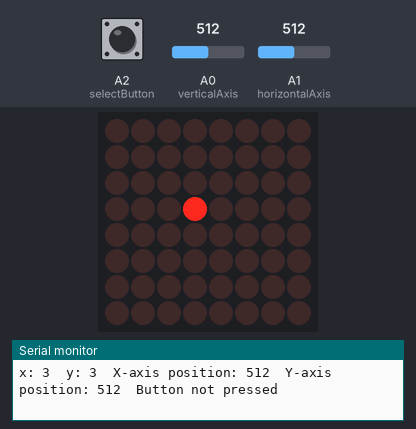
The sketch below on a simulated Arduino Uno, built with avr-gcc and run on an emulated ATmega328P. Shown: 8×8 LED matrix, the last lines printed to the serial monitor. Inputs (shaded band) come from the test bench; at power-on: A0 (verticalAxis) = 512, A1 (horizontalAxis) = 512, A2 (selectButton) HIGH.

Above: at 1.2 s.
1.3 s: A0 (verticalAxis) set to 105
At 2.5 s:
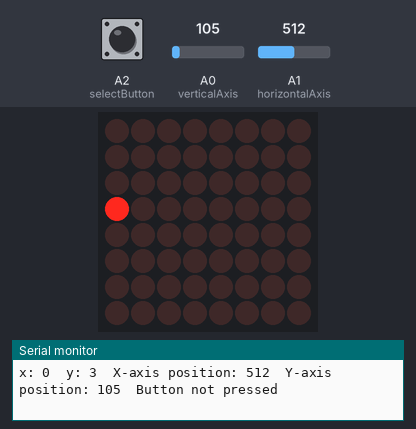
2.8 s: A0 (verticalAxis) set to 93
5.8 s: A1 (horizontalAxis) set to 988
At 6.2 s:
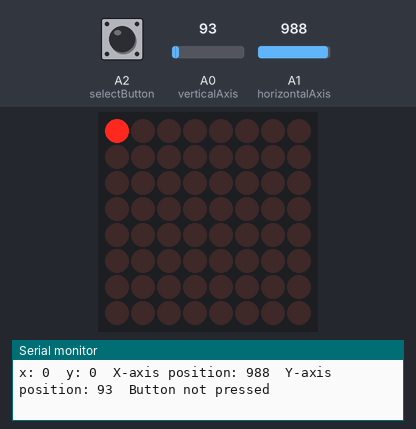
7.3 s: A1 (horizontalAxis) set to 1012
10.3 s: A0 (verticalAxis) set to 306
At 11.1 s:
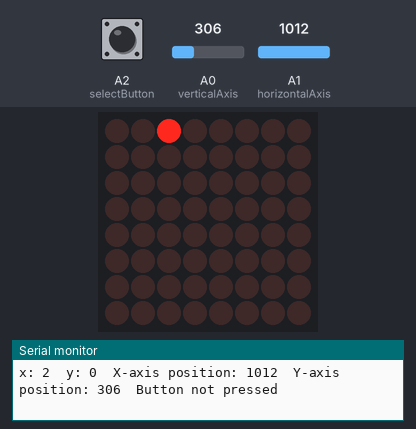
11.8 s: A1 (horizontalAxis) set to 716
At 13.2 s:
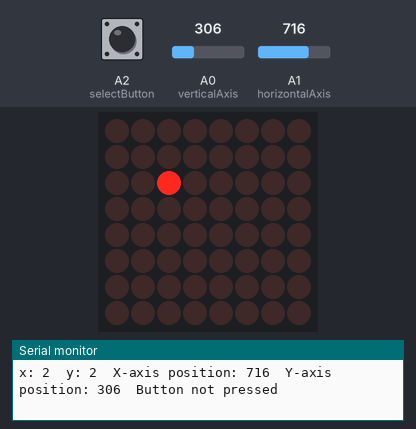
Timing chart, 0 to 14.3 s (numbered marks = the images above; inputs shaded):
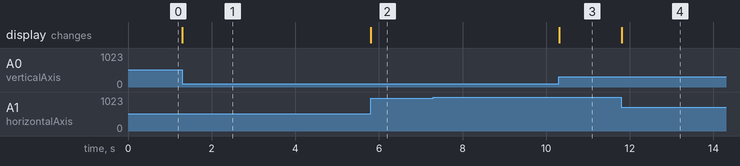

The sketch:

led_matrix_example.ino
```cpp
/*
  Joystick LED Matrix Operation

  This program displays on a LED Matrix the Movement of a Joystick

  Joystick Connections
  GND - Arduino GND
  +5V - Arduino Vcc (5V)
  VRx - A1
  VRy - A0
  SW - A2

  LED Matrix Connections
  Vcc - Arduino Vcc (5V)
  GND - Arduino GNF
  DIN (Data In) - MOSI (Master Out Slave In) / Pin 11
  CS (Chip Select) - Slave Select / Pin 10
  CLK (Clock) - Serial Clock / Pin 13

  The circuit:
  1 Joystick
  1 LED Matrix

  Created 21/3/19
  By Miguel Osuna
  Modified: -/-/-
  By: -----------
*/

#include <SPI.h>
#include <Adafruit_GFX.h>
#include <Max72xxPanel.h>

//First we define the pins used

//Joystick Pins
const int verticalAxis = A0;
const int horizontalAxis = A1;
const int selectButton = A2; //Used as digital

//LED Matrix Pins
const int pinCS = 10; // Attach CS to this pin, DIN to MOSI and CLK to SCK
//LED Matrix coordinates
int matrix_x, matrix_y;
//LED Matrix Object
const int numberHorizontalDisplays = 1;
const int numberVerticalDisplays = 1;

Max72xxPanel matrix = Max72xxPanel(pinCS, numberHorizontalDisplays, numberVerticalDisplays);

// This sketch outputs serial data at 9600 baud rate (open Serial Monitor to view).

void setup()
{
    //Just for being clear, we specify the pin modes
    pinMode(verticalAxis, INPUT);
    pinMode(horizontalAxis, INPUT);
    pinMode(selectButton, INPUT_PULLUP);

    //Configure the LED Matrix Intensity
    matrix.setIntensity(5);

    Serial.begin(115200);
}

void loop()
{
    //We read the values of the potentiometer
    int horizontalValue = analogRead(horizontalAxis);
    int verticalValue = analogRead(verticalAxis);
    int select = digitalRead(selectButton);

    //We map the joystick values to the LED Matrix dimensions
    //We want the center dot to be the origin
    //The origin of the LED Matrix is in its top left corner, and it's 0,0
    //The end of the LED Matrix is at 7,7, on the bottom right corner
    matrix_x = map(verticalValue, 5, 1018, 0, 7);
    matrix_y = map(horizontalValue, 1018, 5, 0, 7);


    matrix.fillScreen(0);   //Clear the screen
    //display new x and y values
    Serial.print("x: ");
    Serial.print(matrix_x);
    Serial.print("  ");
    Serial.print("y: ");
    Serial.print(matrix_y);
    Serial.print("  ");

    //Turns-On the LEDs
    matrix.drawPixel(matrix_x, matrix_y, HIGH);
    matrix.write();   //Send bitmap to display
    delay(10);

    //We display the read values
    Serial.print("X-axis position: ");
    Serial.print(horizontalValue, DEC);
    Serial.print("  ");
    Serial.print("Y-axis position: ");
    Serial.print(verticalValue, DEC);
    Serial.print("  ");

    Serial.print("Button ");
    if(select == HIGH)
        Serial.println("not pressed");
    else
        Serial.println("pressed");
}
```

Measured:
- after the input at 1.3 s, the display: changes at once (image 1)
- after the input at 5.8 s, the display: changes at once (image 2)
- after the input at 10.3 s, the display: changes at once (image 3)
- after the input at 11.8 s, the display: changes at once (image 4)
